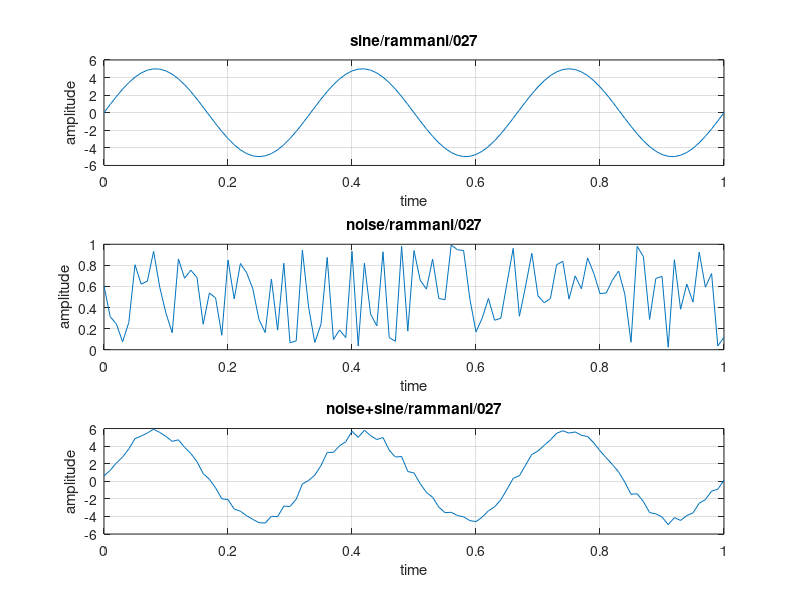

Reproduce this figure in MATLAB.
clc;
close all;
clear all;
a = 5;
f = 3;
t = 0:0.01:1;

x = a*sin(2*pi*f*t);
subplot(3,1,1);
plot(t, x);
xlabel('time')
ylabel('amplitude')
title('sine/rammani/027')
grid on;

y = rand(1, length(t));
subplot(3,1,2);
plot(t,y);
xlabel('time');
ylabel('amplitude');
title('noise/rammani/027');
grid on;

z = x+y;
subplot(3,1,3);
plot(t,z)
xlabel('time');
ylabel('amplitude');
title('noise+sine/rammani/027')
grid on;